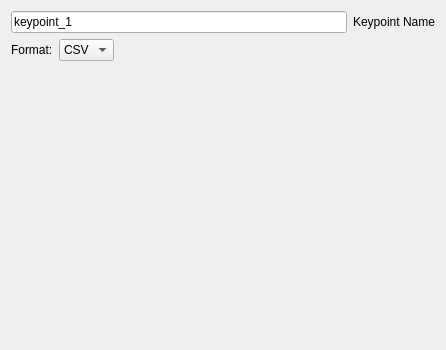
<?xml version="1.0" encoding="UTF-8"?>
<ui version="4.0">
 <class>PointImport_Widget</class>
 <widget class="QWidget" name="PointImport_Widget">
  <property name="geometry">
   <rect>
    <x>0</x>
    <y>0</y>
    <width>446</width>
    <height>350</height>
   </rect>
  </property>
  <property name="windowTitle">
   <string>Point Import</string>
  </property>
  <layout class="QVBoxLayout" name="mainVerticalLayout">
   <item>
    <layout class="QHBoxLayout" name="dataNameLayout">
     <item>
      <widget class="QLineEdit" name="data_name_text">
       <property name="text">
        <string>keypoint_1</string>
       </property>
      </widget>
     </item>
     <item>
      <widget class="QLabel" name="label_data_name">
       <property name="text">
        <string>Keypoint Name</string>
       </property>
      </widget>
     </item>
    </layout>
   </item>
   <item>
    <layout class="QHBoxLayout" name="loaderTypeLayout">
     <item>
      <widget class="QLabel" name="label_loader_type">
       <property name="text">
        <string>Format:</string>
       </property>
      </widget>
     </item>
     <item>
      <widget class="QComboBox" name="loader_type_combo">
       <item>
        <property name="text">
         <string>CSV</string>
        </property>
       </item>
      </widget>
     </item>
     <item>
      <spacer name="loaderTypeSpacer">
       <property name="orientation">
        <enum>Qt::Orientation::Horizontal</enum>
       </property>
       <property name="sizeHint" stdset="0">
        <size>
         <width>40</width>
         <height>20</height>
        </size>
       </property>
      </spacer>
     </item>
    </layout>
   </item>
   <item>
    <widget class="QStackedWidget" name="stacked_loader_options">
     <property name="currentIndex">
      <number>0</number>
     </property>
     <widget class="CSVPointImport_Widget" name="csv_point_import_widget"/>
    </widget>
   </item>
   <item>
    <widget class="Scaling_Widget" name="scaling_widget" native="true"/>
   </item>
   <item>
    <spacer name="verticalSpacer">
     <property name="orientation">
      <enum>Qt::Orientation::Vertical</enum>
     </property>
     <property name="sizeHint" stdset="0">
      <size>
       <width>20</width>
       <height>40</height>
      </size>
     </property>
    </spacer>
   </item>
  </layout>
 </widget>
 <customwidgets>
  <customwidget>
   <class>Scaling_Widget</class>
   <extends>QWidget</extends>
   <header>Scaling_Widget/Scaling_Widget.hpp</header>
   <container>1</container>
  </customwidget>
  <customwidget>
   <class>CSVPointImport_Widget</class>
   <extends>QWidget</extends>
   <header>Points/CSV/CSVPointImport_Widget.hpp</header>
   <container>1</container>
  </customwidget>
 </customwidgets>
 <resources/>
 <connections/>
</ui>
